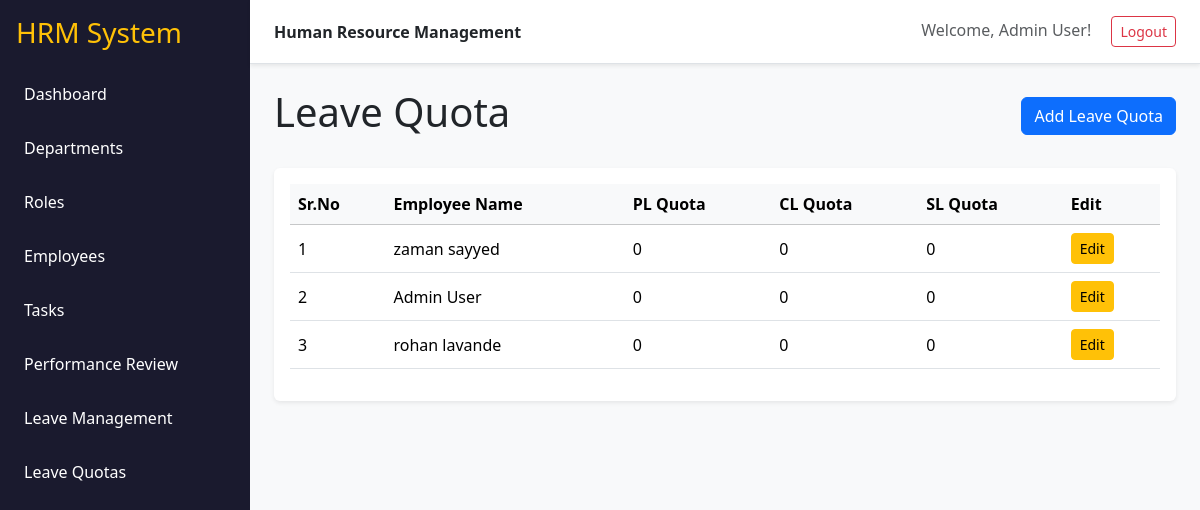
The page /leave-quotas (signed in) on the database its author committed.
### tables this page shows
CREATE TABLE user (
            employee_id INTEGER PRIMARY KEY AUTOINCREMENT,
            first_name VARCHAR(100) NOT NULL,
            last_name VARCHAR(100) NOT NULL,
            username VARCHAR(100) NOT NULL UNIQUE,
            password VARCHAR(100) NOT NULL,
            email VARCHAR(100) NOT NULL UNIQUE,
            mobile VARCHAR(100) NOT NULL,
            dept_id INTEGER,
            role_id INTEGER,
            reporting_manager_id INTEGER,
            date_of_joining DATE,
            created_at DATETIME NOT NULL,
            updated_at DATETIME NOT NULL,
            FOREIGN KEY (dept_id) REFERENCES department (dept_id),
            FOREIGN KEY (role_id) REFERENCES role (role_id),
            FOREIGN KEY (reporting_manager_id) REFERENCES user (employee_id)
        );

### app.py (the view)
@app.route("/leave-quotas")
@login_required
def leave_quotas():
    conn = get_db()
    page = int(request.args.get('page', 1))
    per_page = 5
    offset = (page - 1) * per_page
    query = """
        SELECT u.employee_id, u.first_name, u.last_name,
               SUM(CASE WHEN lq.leave_type = 'PL' THEN lq.total_quota ELSE 0 END) as pl_quota,
               SUM(CASE WHEN lq.leave_type = 'CL' THEN lq.total_quota ELSE 0 END) as cl_quota,
               SUM(CASE WHEN lq.leave_type = 'SL' THEN lq.total_quota ELSE 0 END) as sl_quota
        FROM user u
        LEFT JOIN leave_quota lq ON u.employee_id = lq.employee_id
        GROUP BY u.employee_id, u.first_name, u.last_name
        ORDER BY u.employee_id
        LIMIT ? OFFSET ?
    """
    employees = conn.execute(query, (per_page, offset)).fetchall()
    total_emp = conn.execute("SELECT COUNT(*) FROM user").fetchone()[0]
    total_pages = (total_emp + per_page - 1) // per_page
    conn.close()
    return render_template("leave_quotas.html", employees=employees, page=page, total_pages=total_pages)

### app.py (called while the page is built)
def login_required(f):
    @wraps(f)
    def decorated_function(*args, **kwargs):
        if 'employee_id' not in session:
            return redirect(url_for('login'))
        return f(*args, **kwargs)
    return decorated_function

def get_db():
    conn = sqlite3.connect(DB_NAME)
    conn.row_factory = sqlite3.Row
    return conn

### templates/leave_quotas.html (shortened to what this page needs)
{% extends "base.html" %}
{% block content %}
<div class="d-flex justify-content-between align-items-center mb-4">
    <div>
        <h1>Leave Quota</h1>
    </div>
    <a href="{{ url_for('add_leave_quota') }}" class="btn btn-primary">Add Leave Quota</a>
</div>
<div class="table-responsive bg-white rounded shadow-sm p-3">
    <table class="table table-hover align-middle">
        <thead class="table-light">
            <tr>
                <th>Sr.No</th>
                <th>Employee Name</th>
                <th>PL Quota</th>
                <th>CL Quota</th>
                <th>SL Quota</th>
                <th>Edit</th>
            </tr>
        </thead>
        <tbody>
            {% for emp in employees %}
            <tr>
                <td>{{ loop.index + ((page - 1) * 5) }}</td>
                <td>{{ emp.first_name }} {{ emp.last_name }}</td>
                <td>{{ emp.pl_quota }}</td>
                <td>{{ emp.cl_quota }}</td>
                <td>{{ emp.sl_quota }}</td>
                <td>
                    <a href="{{ url_for('add_leave_quota') }}?employee_id={{ emp.employee_id }}" class="btn btn-sm btn-warning">Edit</a>
                </td>
            </tr>
            {% else %}
            <tr>
                <td colspan="6" class="text-center text-muted">No employees found.</td>
            </tr>
            {% endfor %}
        </tbody>
    </table>
</div>
{% endblock %}

### static/css/style.css (style rules this page uses)
body { background: #f6f8fb; }

### rows shown on the page
user: first_name "zaman", last_name "sayyed", pl_quota "0", cl_quota "0", sl_quota "0"
user: first_name "Admin", last_name "User", pl_quota "0", cl_quota "0", sl_quota "0"
user: first_name "rohan", last_name "lavande", pl_quota "0", cl_quota "0", sl_quota "0"

### other values the page prints
{{ session.get('name', 'User') }} "Admin User"
